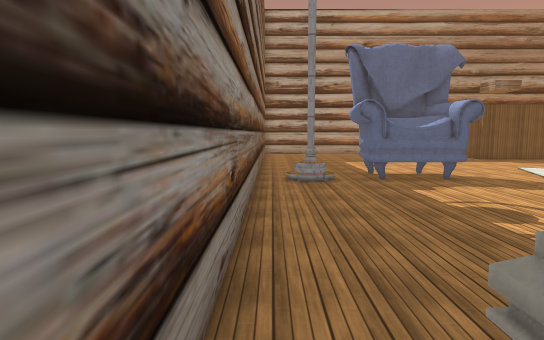
[1] (above)

23 first-person views from a walk through a 3-D level made in the Unity game engine. The camera is 1.5 m above the floor, tilts 6° down and sees 75° across. The floor is counted in squares, 1 m on a side. Each view is taken from the middle of a square. On the plan, view 1 faces up. The plan holds only what a view shows up to about 16 squares ahead; the rest is blank. The player character is not drawn. Some surface patterns are stand-ins.

[2]
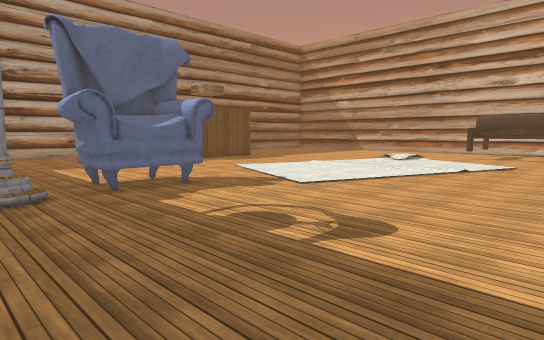

[3]
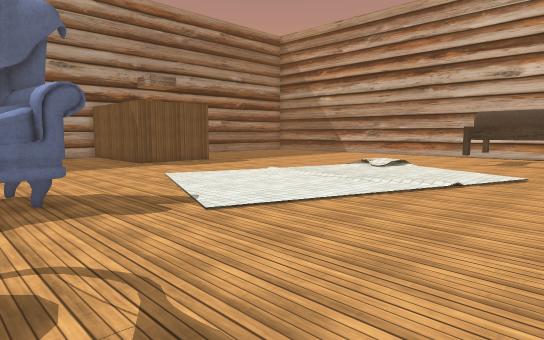

[4]
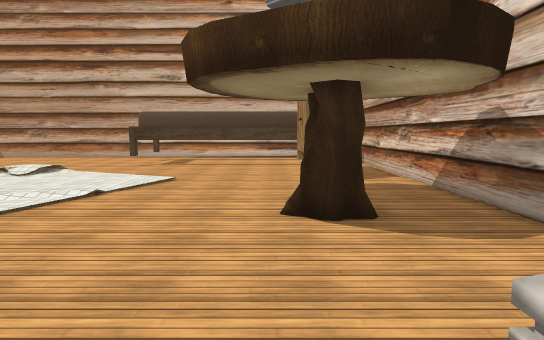

[5]
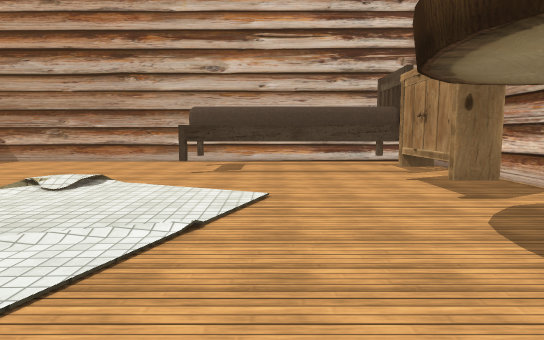

[6]
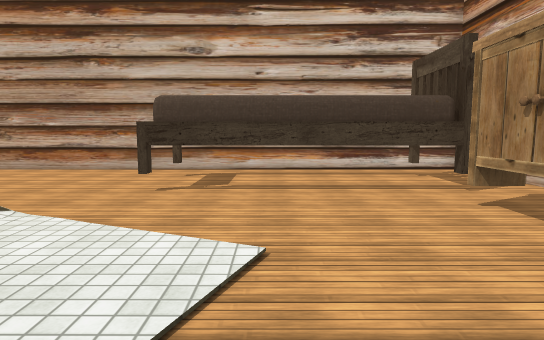

[7]
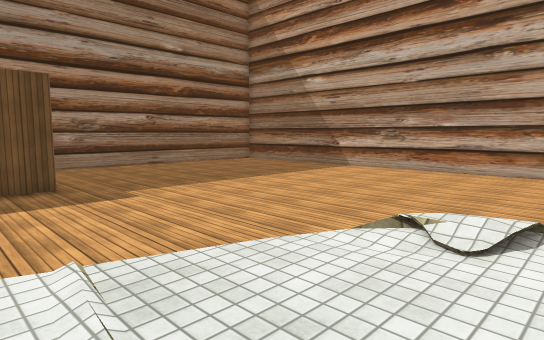

[8]
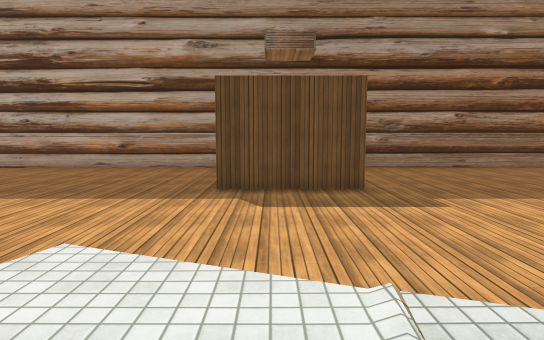

[9]
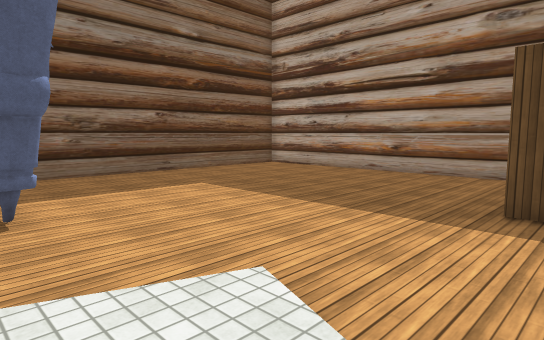

[10]
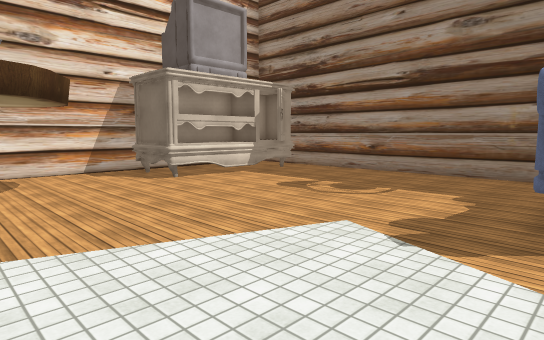

[11]
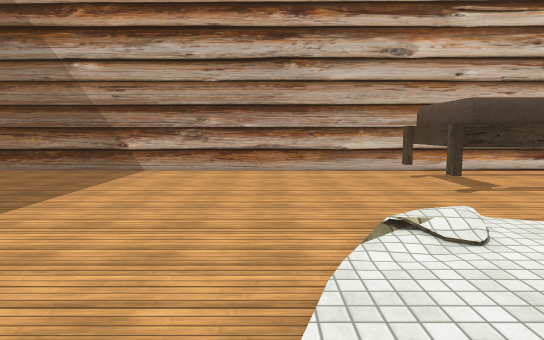

[12]
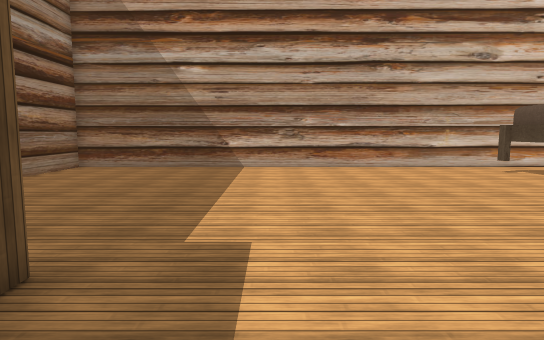

[13]
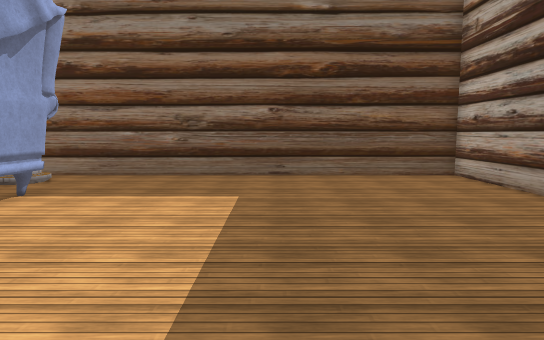

[14]
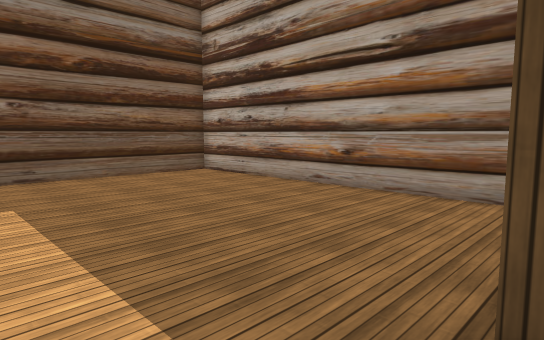

[15]
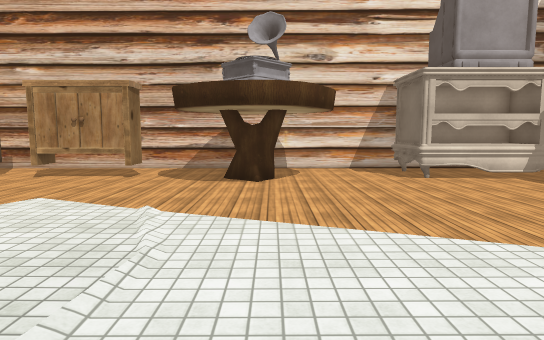

[16]
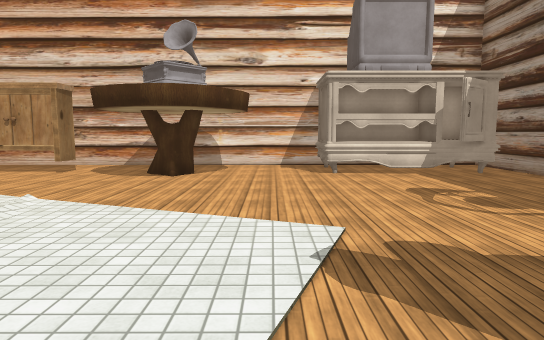

[17]
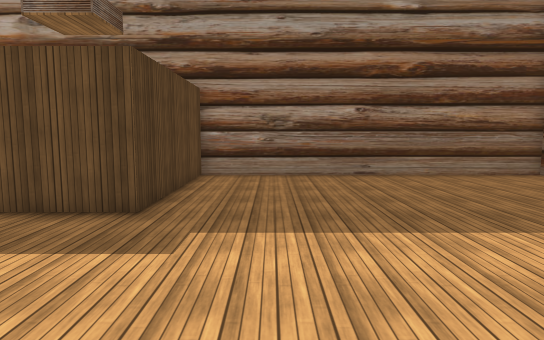

[18]
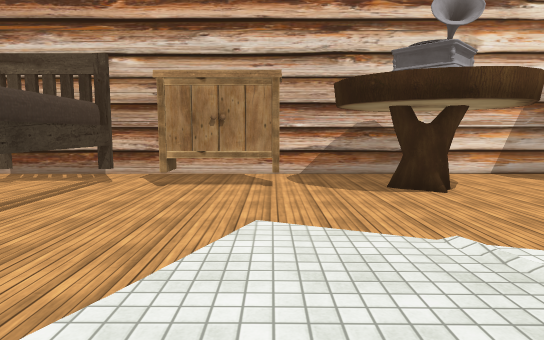

[19]
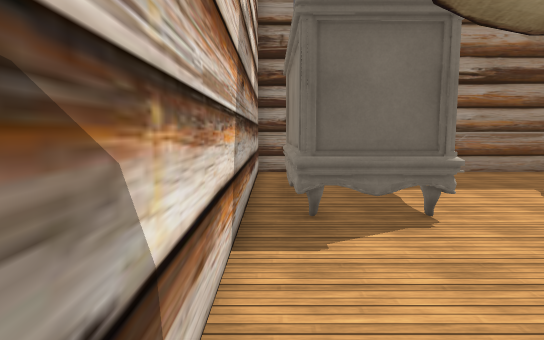

[20]
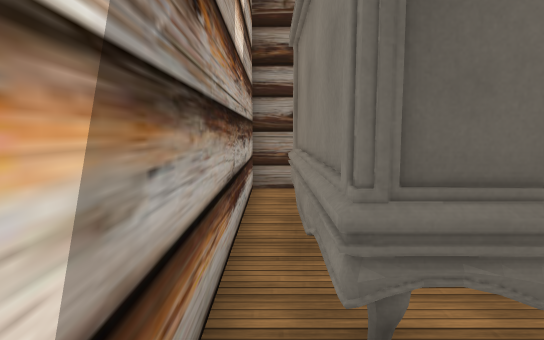

[21]
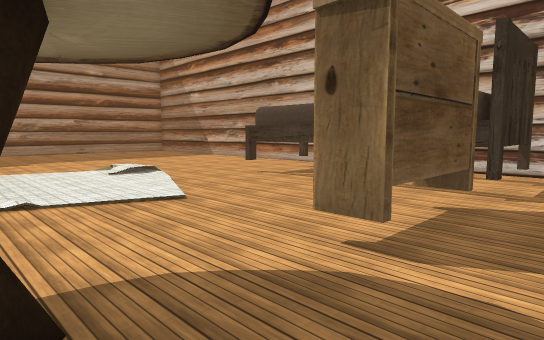

[22]
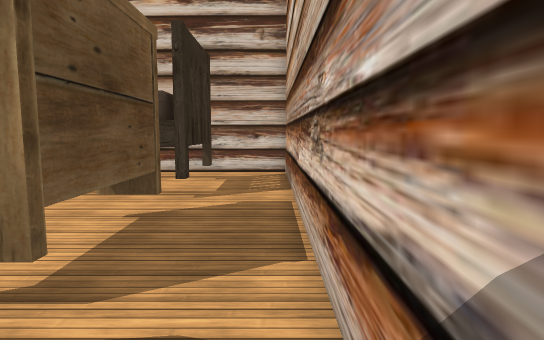

[23]
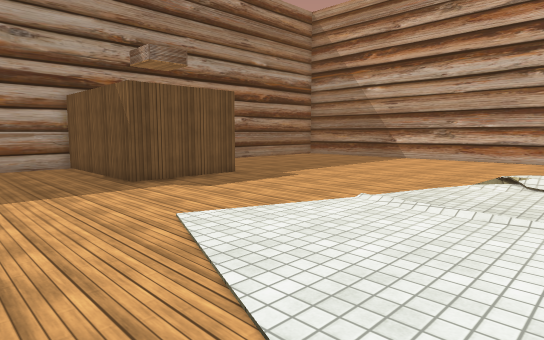

### Floor plan
Key: @ floor where view 1 was taken; # wall or solid block; . floor; / step, stairs or slope; T thing the floor can be seen under or through; A table; O other object.
Columns run from 1 left of view 1 to 28 right of it. Each row starts with its distance up from view 1.
 26 ##############  ##############
 25 #............#  #............#
 24 #............#  #............#
 23 #............#  #............#
 22 #............#  #............#
 21 #............#  #............#
 20 #............####............#
 19 #............................#
 18 #............................#
 17 #............................#
 16 #............................#
 15 #............................#
 14 #............................#
 13 #...OOOO......./.............#
 12 #.//OOOO.....................#
 11 #.#/OOOO.........../.........#
 10 #..................//........#
  9 #............................#
  8 #......................TTTT..#
  7 #......................T   ..#
  6 #......................T   ..#
  5 #......................T   ..#
  4 #......................T   ..#
  3 #......................T   ..#
  2 #..OO..................T   ..#
  1 #.OOOOOOO....AA...#OOO.T   ..#
  0 #@ OOOOOO.....A...#OOO.TTTT..#
 -1 #.OOOOOOO....................#
 -2 #............................#
 -3 ##############################

Where each view was taken, in squares from view 1:
view 1: 0 up, 0 right, facing up
view 2: 2 up, 0 right, facing up-right
view 3: 3 up, 4 right, facing up-right
view 4: 2 up, 6 right, facing right
view 5: 5 up, 9 right, facing right
view 6: 5 up, 13 right, facing right
view 7: 9 up, 13 right, facing up-right
view 8: 10 up, 13 right, facing up
view 9: 12 up, 13 right, facing up-left
view 10: 12 up, 13 right, facing down-left
view 11: 13 up, 13 right, facing right
view 12: 17 up, 12 right, facing right
view 13: 19 up, 12 right, facing left
view 14: 17 up, 12 right, facing up-left
view 15: 13 up, 12 right, facing down
view 16: 14 up, 9 right, facing down
view 17: 13 up, 18 right, facing up
view 18: 11 up, 17 right, facing down
view 19: 2 down, 13 right, facing left
view 20: 2 down, 9 right, facing left
view 21: 2 down, 13 right, facing up-right
view 22: 2 down, 14 right, facing right
view 23: 9 up, 7 right, facing up-right
